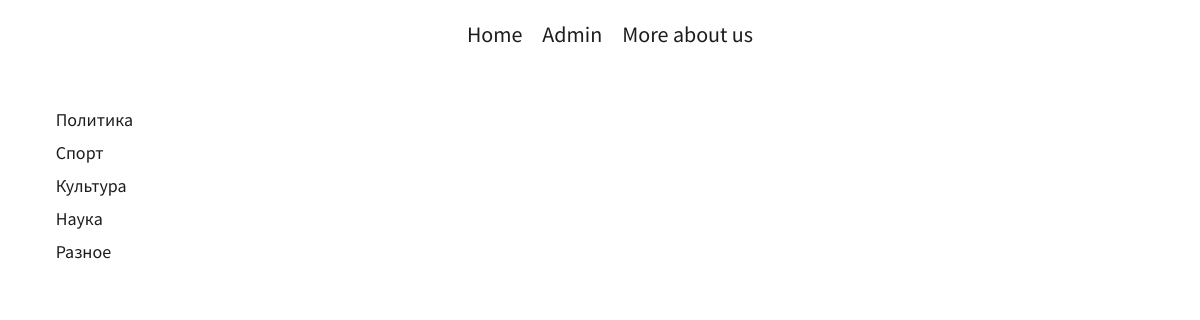
Page /category/3/ on the earlier database version.
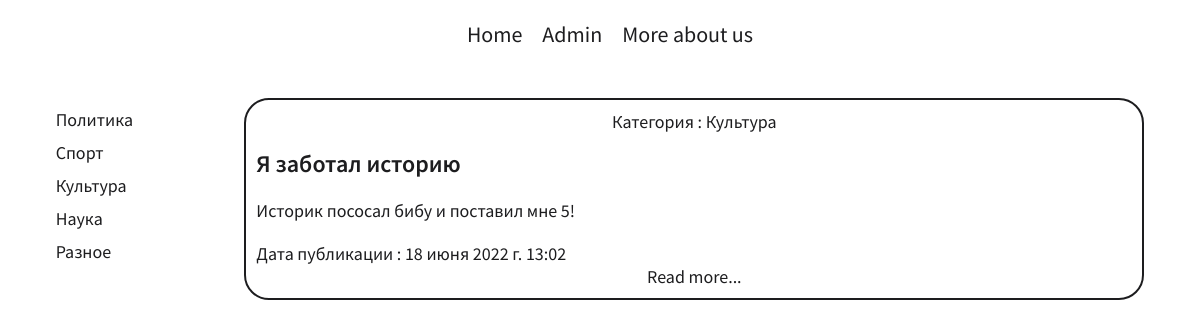
Same page on the later database version.
### news/models.py (models this page shows, shortened)
class Category(models.Model):
    title = models.CharField(max_length=150, verbose_name='Категория')
    def __str__(self) :
        return self.title
    class Meta() :
        verbose_name = 'Категория'
        verbose_name_plural = 'Категории'

class News(models.Model):
    title = models.CharField(max_length=150, verbose_name='Название')
    content = models.TextField(blank=True , verbose_name='Содержимое')
    created_at = models.DateTimeField(auto_now_add=True,verbose_name='Дата')
    category = models.ForeignKey('Category' , on_delete= models.CASCADE , verbose_name='Категория')
    class Meta() :
        verbose_name = 'Новость'
        verbose_name_plural = 'Новости'
        ordering = ['-created_at']

### news/views.py (the view)
# urls.py: path('category/<int:category_id>/' , get_carygory , name='category')
def get_carygory(request , category_id) :
    news = News.objects.filter(category=category_id)
    categories = Category.objects.all()
    context = {
        'news' : news ,
        'categories' : categories ,
    }
    return render(request , 'news/category.html' , context)

### templates/news/category.html (shortened to what this page needs)
{% extends 'news/index.html' %}
<!-- {% load static %}

### templates/news/index.html (shortened to what this page needs)
{% load static %}
<!DOCTYPE html>
<html lang="en">
<head>
    <link rel="stylesheet" href="{% static 'news/css/style.css' %}">
    <link rel="stylesheet" href="{% static 'news/css/fonts.css' %}">
</head>
<body>
    {% block header %}
    <div class="header">
        <a href="{% url 'home' %}" target="_blank">Home</a>
        <a href="/admin" target="_blank">Admin</a>
        <a href="{% url 'home' %}" target="_blank">More about us</a>
    </div>
    {% endblock %}
    <div class="cont">
        {% block sidebar %}
        <div class="nav">
            {% for item in categories %}
            <a href="{% url 'category' item.id %}" > {{ item.title }}</a>
            {% endfor %}
        </div>
        {% endblock %}
        {% block content %}
        <div class="main_cards">
            {% for item in news%}
            <div class="card">
                <a class="cardCategory" href="{% url 'category' item.category.id %}"> Категория : {{ item.category }}</a>
                <h2> {{item.title}} </h2>
                <p>{{ item.content|linebreaks|truncatechars:300 }}</p>
                <p>Дата публикации : {{ item.created_at }}</p>
                <a href="{% url 'home' %}">Read more...</a>
            </div>
            {% endfor %}
        </div>
        {% endblock %}
    </div>
</body>
</html>

Differences in the rows shown:
added News: category "Культура", title "Я заботал историю", content "Историк пососал бибу и поставил мне 5!", created_at "18 июня 2022 г. 13:02"
